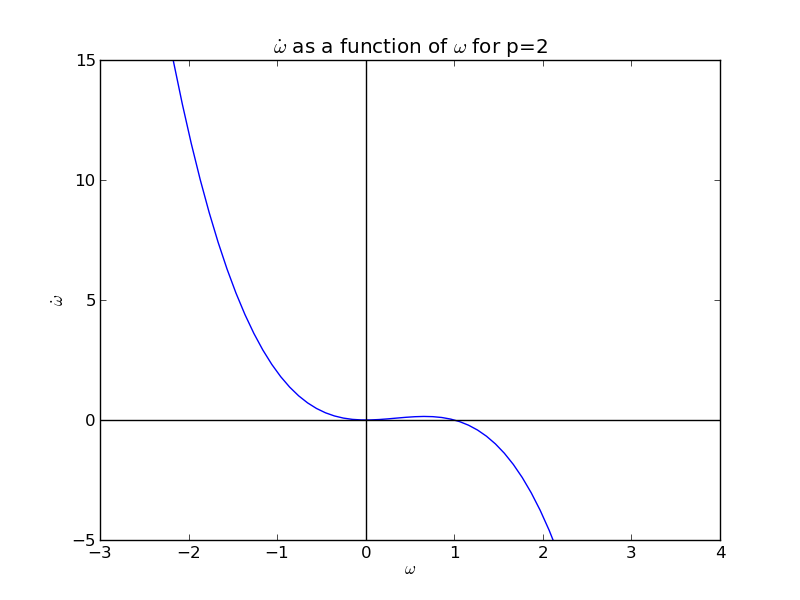

The Python source for this figure:
import math
import pylab as pl
import matplotlib.pyplot as plt

x = pl.linspace(-5,5,100)
y = (x**2)*(1-x)

fig= pl.figure()
pl.plot(x,y)
pl.xlabel('$\omega$')
pl.ylabel('$\dot\omega$')
pl.hold(True)
plt.axhline(y=0, linewidth=1, color='k')
plt.axvline(x=0, linewidth=1, color='k')
plt.title('$\dot \omega $ as a function of $ \omega $ for p=2')
pl.axis([-3.0, 4.0, -5.0, 15.0])  # [tmin, tmax, ymin, ymax]
pl.savefig('p2.png')
pl.show()

